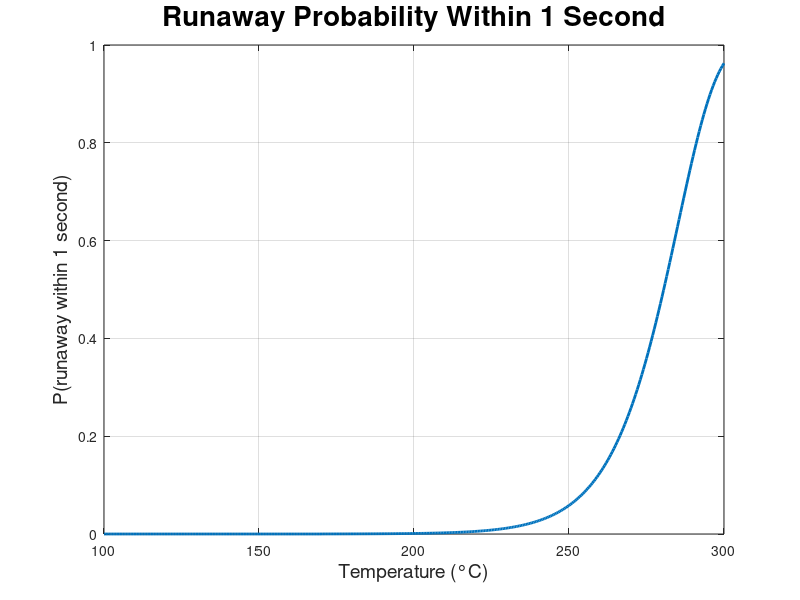
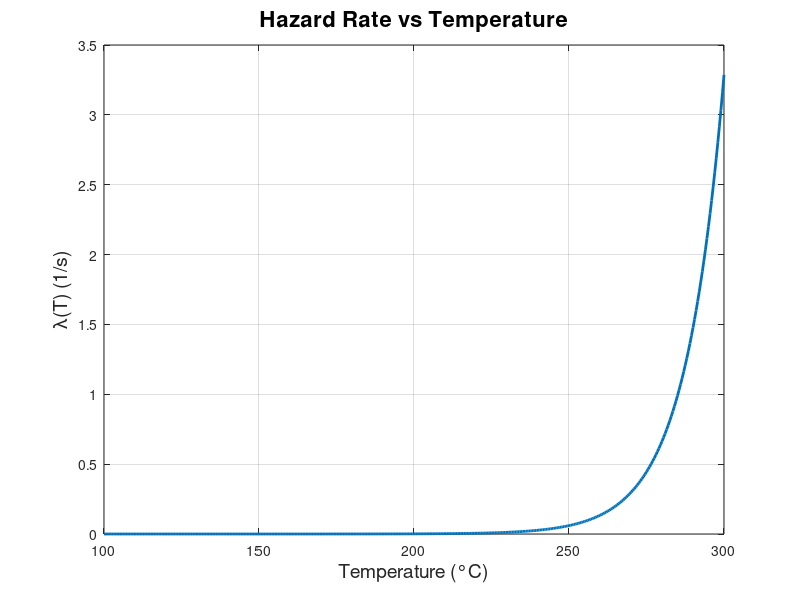
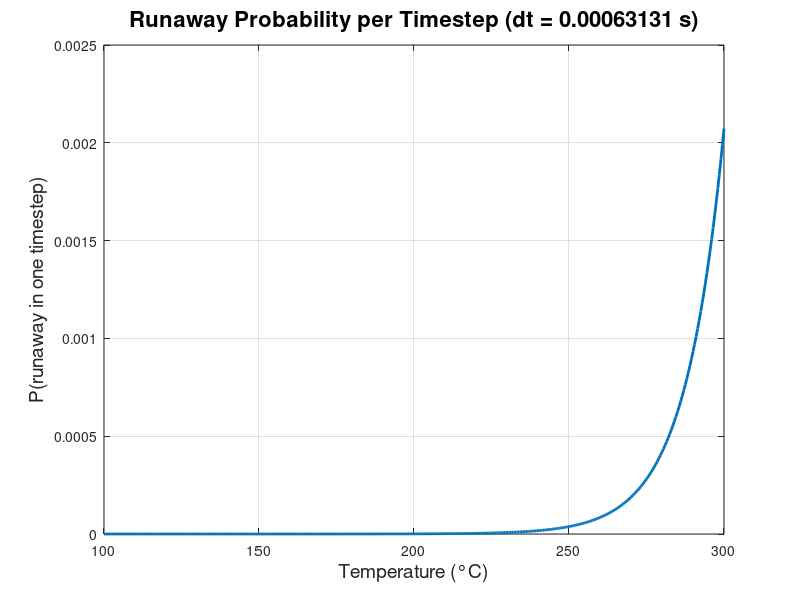

Source code (MATLAB) for these figures, in order:
% hazard parameters 
Tcrit = 170; 
lambda0 = 1e-4; 
beta_TR = 0.08;

dt = 6.313131313131314e-04; 

% temperature range
T = 100:0.5:300;

lambda = zeros(size(T));
p_step = zeros(size(T));
p_1s   = zeros(size(T));

for idx = 1:length(T)
    if T(idx) <= Tcrit
        lambda(idx) = 0;
    else
        lambda(idx) = lambda0 * exp(beta_TR * (T(idx) - Tcrit));
    end

    % convert hazard into per-timestep probability
    p_step(idx) = 1 - exp(-lambda(idx) * dt);

    % convert hazard into probability over 1 full second
    p_1s(idx) = 1 - exp(-lambda(idx) * 1.0);
end

% plot hazard rate
figure; 
plot(T, lambda, 'LineWidth', 2);
xlabel('Temperature (°C)', 'FontSize', 14);
ylabel('\lambda(T) (1/s)', 'FontSize', 14);
title('Hazard Rate vs Temperature', 'FontSize', 16);
grid on;

% plot probability per timestep
figure;
plot(T, p_step, 'LineWidth', 2);
xlabel('Temperature (°C)', 'FontSize', 14);
ylabel('P(runaway in one timestep)', 'FontSize', 14);
title(['Runaway Probability per Timestep (dt = ' num2str(dt) ' s)'], 'FontSize', 16);
grid on;

% plot probability per 1 sec
nameFilehazard = ['probper1sec'];
fig = figure;
plot(T, p_1s, 'LineWidth', 2);
xlabel('Temperature (°C)', 'FontSize', 14);
ylabel('P(runaway within 1 second)', 'FontSize', 14);
title('Runaway Probability Within 1 Second', 'FontSize', 20);
grid on;

saveas(fig,[nameFilehazard '.png']);
